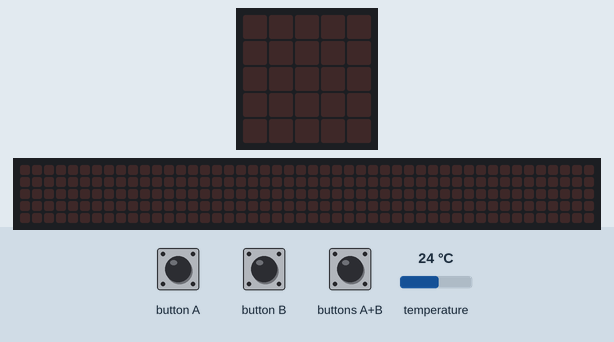
This program was run on a simulated BBC micro:bit (MakeCode). Shown: the board's 5×5 LED display, a strip that is not on the board, showing the scrolling text unrolled. The test bench sets the inputs (shaded band); at power-on: temperature 24 °C. The 48×5 strip is a reading aid, not a part: it shows the text the display is scrolling, unrolled, one strip-width of it at a time.

Above: at 1.2 s.
1.3 s: button A pressed for 0.15 s
At 4.2 s:
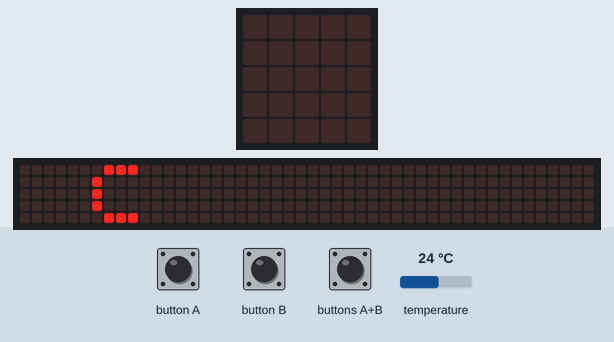
4.3 s: buttons A+B pressed for 0.15 s
At 6.92 s:
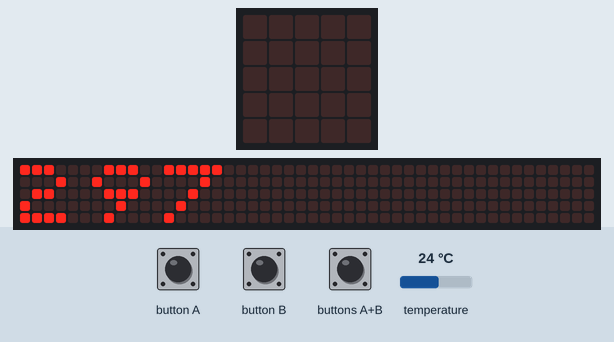
7.3 s: button B pressed for 0.15 s
At 19.3 s:
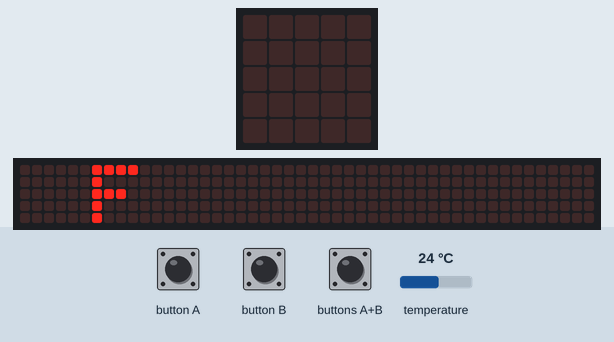

Measured:
- after the input at 1.3 s, the display: first changes after 0.15 s (image 1 shows a later state)
- after the input at 4.3 s, the display: first differs from a run without the input after 2.6 s (image 2)
- after the input at 7.3 s, the display: first differs from a run without the input after 5.9 s (image 3 shows a later state)

The program:

main.ts
```typescript
let tempC = 0
let tempF = 0
input.onButtonPressed(Button.A, function () {
    basic.showNumber(input.temperature())
    basic.showString(" C")
})
input.onButtonPressed(Button.AB, function () {
    basic.showNumber(input.temperature() + 273)
    basic.showString(" K")
})
input.onButtonPressed(Button.B, function () {
    tempC = input.temperature()
    tempF = (tempC + 32) * 1.8
    basic.showNumber(tempF)
    basic.showString(" F")
})
```

test.ts
```typescript
// testes vão aqui; isto não será compilado quando este pacote for usado como uma extensão.
```
